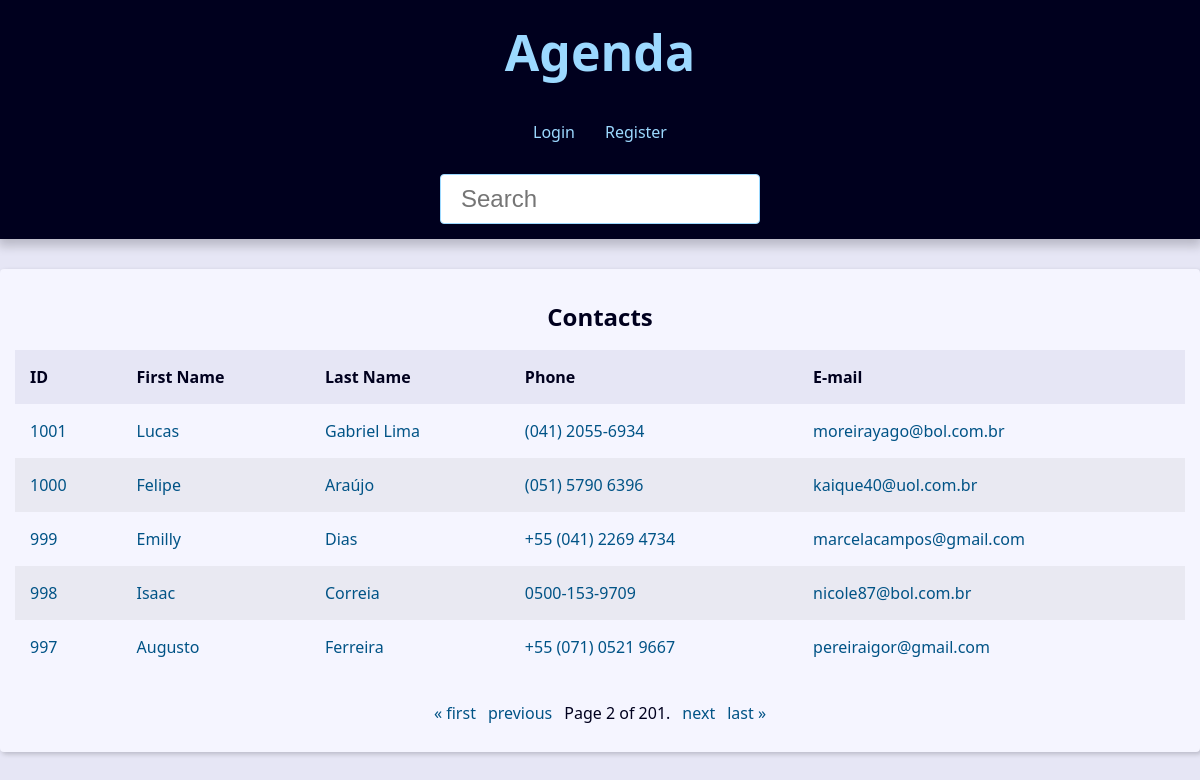
The page /?page=2&q= on the database its author committed.
### contact/models.py (models this page shows, shortened)
class Contact(models.Model):
    first_name = models.CharField(max_length=50)
    last_name = models.CharField(max_length=50, blank=True)
    phone = models.CharField(max_length=50)
    email = models.EmailField(max_length=254, blank=True)
    created_date = models.DateTimeField(default=timezone.now)
    discriptin = models.TextField(blank=True)
    show = models.BooleanField(default=True)
    picture = models.ImageField(blank=True, upload_to='pictures/%Y/%m/')
    category = models.ForeignKey(
        Category, # Passando a ForeignKey (Classe Category)
        on_delete=models.SET_NULL, # Setando NULL quando a categoria é deletada e um contato possui a categoria deletada.
        blank=True, null=True # Permitindo setar NULL quando for deletada
    )
    owner = models.ForeignKey(
        User, # Todo contato depende/tem que ter um User (owner) responsável por aquele contato. (Permissões)
        on_delete=models.SET_NULL,
        blank=True, null=True
    )

### contact/views/contact_views.py (the view)
# urls.py: path('', views.index, name='index'),
def index(request):
    contacts = Contact.objects.all().filter(show=True).order_by('-id')
    paginator = Paginator(contacts, 5)
    page_number = request.GET.get("page")
    page_obj = paginator.get_page(page_number)
    context = {
        'contacts': contacts,
        'page_obj': page_obj,
        'site_title': 'Contatos - '
    }
    return render(
        request,
        'contact/index.html',
        context
    )

### contact/templates/contact/index.html (shortened to what this page needs)
{% extends 'global/base.html' %}
{% block content %}
{% if page_obj %}
    <div class="responsive-table">
    <table class="contacts-table">
        <caption class="table-caption">
        Contacts
        </caption>
    <thead>
      <tr class="table-row table-row-header">
        <th class="table-header">ID</th>
        <th class="table-header">First Name</th>
        <th class="table-header">Last Name</th>
        <th class="table-header">Phone</th>
        <th class="table-header">E-mail</th>
      </tr>
    </thead>
    <tbody>
      {% for contact in page_obj %}
      <tr class="table-row">
        <td class="table-cel">
          <a class="table-link" href="{% url 'contact:contact' contact.id %}">
            {{ contact.id }}
          </a>
        </td>
        <td class="table-cel">
          <a href="#" class="table-link"> {{contact.first_name}} </a>
        </td>
        <td class="table-cel">
          <a href="#" class="table-link"> {{contact.last_name}} </a>
        </td>
        <td class="table-cel">
          <a href="#" class="table-link"> {{contact.phone}} </a>
        </td>
        <td class="table-cel">
          <a href="#" class="table-link"> {{contact.email}} </a>
        </td>
      </tr>
      {% endfor %}
    </tbody>
  </table>
</div>
{% endif %}
{% endblock content %}

### base_static/global/css/style.css (style rules this page uses)
:root { --spacing: 1.5rem; --link-dark-color: rgb(0, 83, 134); --link-light-color: rgb(156, 217, 255); --clr-white: rgb(245, 245, 255); --clr-black: rgb(0, 0, 30); --clr-light-gray: rgb(230, 230, 245); --clr-dark-shadow-5: rgba(0, 0, 10, 5%); --clr-dark-shadow-10: rgba(0, 0, 10, 10%); --clr-dark-shadow-20: rgba(0, 0, 10, 20%); --clr-light-shadow-5: rgba(200, 200, 255, 5%); --clr-light-shadow-10: rgba(200, 200, 255, 10%); --clr-light-shadow-20: rgba(200, 200, 255, 20%); --main-page-width: 120rem; --table-min-width: 60rem; --biggest-font-size: 5rem; --bigger-font-size: 4rem; --big-font-size: 3.2rem; --medium-font-size: 2.4rem; --small-font-size: 1.6rem; --smaller-font-size: 1.4rem; --smallest-font-size: 1.2rem; --transition-fast: 300ms; --transition-medium: 600ms; --transition-slow: 1s; --default-border-radius: 4px; }
*, *::before, *::after { margin: 0; padding: 0; box-sizing: border-box; }
html { font-size: 62.5%; }
body { font-family: system-ui, -apple-system, BlinkMacSystemFont, "Segoe UI", Roboto, Oxygen, Ubuntu, Cantarell, "Open Sans", "Helvetica Neue", sans-serif; line-height: 1.5; font-size: var(--small-font-size); color: var(--clr-black); -webkit-font-smoothing: antialiased; background: var(--clr-light-gray); }
.responsive-table { width: 100%; overflow-x: auto; }
.contacts-table { width: 100%; min-width: var(--table-min-width); border-collapse: collapse; }
.table-caption { font-size: var(--medium-font-size); font-weight: bold; padding: var(--spacing); }
.table-row { text-align: left; text-overflow: ellipsis; transition: background-color var(--transition-fast) ease-in-out; }
.table-row:nth-of-type(2n) { background: var(--clr-dark-shadow-5); }
.table-row-header { background: var(--clr-light-gray); color: var(--clr-black); }
.table-cel, .table-header { padding: var(--spacing); }
.table-link { color: var(--link-dark-color); transition: color var(--transition-fast) ease-in-out; text-decoration: none; }

### rows shown on the page
Contact: id "1001", first_name "Lucas", last_name "Gabriel Lima", phone "(041) 2055-6934", email "moreirayago@bol.com.br"
Contact: id "1000", first_name "Felipe", last_name "Araújo", phone "(051) 5790 6396", email "kaique40@uol.com.br"
Contact: id "999", first_name "Emilly", last_name "Dias", phone "+55 (041) 2269 4734", email "marcelacampos@gmail.com"
Contact: id "998", first_name "Isaac", last_name "Correia", phone "0500-153-9709", email "nicole87@bol.com.br"
Contact: id "997", first_name "Augusto", last_name "Ferreira", phone "+55 (071) 0521 9667", email "pereiraigor@gmail.com"

### other values the page prints
{{ page_obj.number }} "2"
{{ page_obj.paginator.num_pages }} "201"
